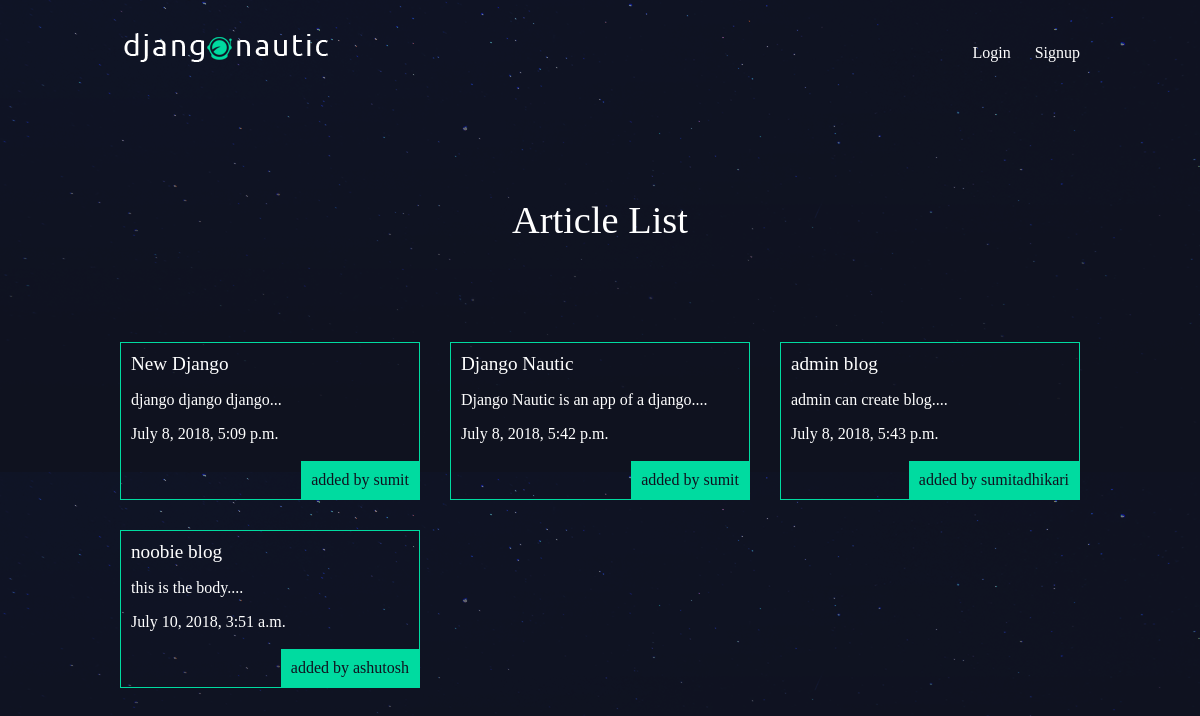
The app's page /articles/ with its own data.
### articles/models.py (models this page shows, shortened)
class Article(models.Model):
    title = models.CharField(max_length=100)
    slugs = models.SlugField()
    body = models.TextField()
    date = models.DateTimeField(auto_now_add=True)
    thumb = models.ImageField(default='default.png',blank=True)#blank=True means it can be optional
    author = models.ForeignKey(User,on_delete=models.CASCADE,default=None)
    def snippet(self):
        return self.body[:50] + '...'

### articles/views.py (the view)
def article_list(request):
    articles = Article.objects.all().order_by('date')
    return render(request,'articles/article_list.html',{'articles':articles})

### articles/templates/articles/article_list.html
{% extends 'base_layout.html' %}
{% block content %}
  <div class="wrapper">
    <h1>Article List</h1>
  </div>
    <div class="articles">
      {% for article in articles %}
        <div class="article">
          <h2> <a href="{% url 'articles:detail' slug=article.slugs %}">{{ article.title }}</a> </h2>
          <p> {{ article.snippet }} </p>
          <p> {{ article.date }} </p>
          <p class="author">added by {{article.author.username }}</p>
        </div>
      {% endfor %}
    </div>
{% endblock content %}

### templates/base_layout.html (shortened to what this page needs)
{% load static from staticfiles %}
<!DOCTYPE html>
<html>
    <head>
        <link rel="stylesheet" href="{% static 'styles.css' %}">
    </head>
    <body>
        <header class="wrapper">
            <h1><a href="{% url 'home' %}"><img src="{% static 'logo.png' %}" alt="djangonautic" /></a></h1>
            <nav>
                <ul>
                    {% if user.is_authenticated %}
                    <li>
                        <form class="logout-link" action="{% url 'accounts:logout' %}" method="post">
                            {% csrf_token %}
                            <button type="submit">Logout</button>
                        </form>
                    </li>
                    <li><a href="{% url 'articles:create' %}" class="highlight">New Article</a></li>
                    {% else %}
                    <li><a href="{% url 'accounts:login' %}">Login</a></li>
                    <li><a href="{% url 'accounts:signup' %}">Signup</a></li>
                    {% endif %}
                </ul>
            </nav>
        </header>
        <div class="wrapper">
            {% block content %}
            {% endblock %}
        </div>
    </body>
</html>

### assets/styles.css (style rules this page uses)
body { background-color: #0f121f; background-image: url(/static/stars.png); background-repeat-y: no-repeat; color: #fff; }
body * { font-family: Ubuntu; }
h1, h2, h3, h4, h5 { font-weight: normal; margin: 0; }
a, a:hover, a:visited { color: #fff; text-decoration: none; }
.wrapper { max-width: 960px; margin: 0 auto; }
div.wrapper > h1 { text-align: center; margin: 100px auto; font-size: 2.4em }
header { display: grid; grid-template-columns: 1fr 1fr; padding: 20px 0; }
nav { justify-self: end; }
nav li { display: inline-block; list-style-type: none; margin-left: 20px; }
.articles { display: grid; grid-template-columns: 1fr 1fr 1fr; grid-gap: 30px; }
.article { padding: 10px; border: 1px solid #00dba0; position: relative; padding-bottom: 40px; }
.article h2 { font-size: 1.2em; }
.article .author { padding: 10px; background: #00dba0; position: absolute; right: 0; bottom: 0; margin: 0; color: #0f121f; }

### records on screen
Article: title "New Django", snippet "django django django...", date "July 8, 2018, 5:09 p.m.", author.username "sumit"
Article: title "Django Nautic", snippet "Django Nautic is an app of a django....", date "July 8, 2018, 5:42 p.m.", author.username "sumit"
Article: title "admin blog", snippet "admin can create blog....", date "July 8, 2018, 5:43 p.m.", author.username "sumitadhikari"
Article: title "noobie blog", snippet "this is the body....", date "July 10, 2018, 3:51 a.m.", author.username "ashutosh"
